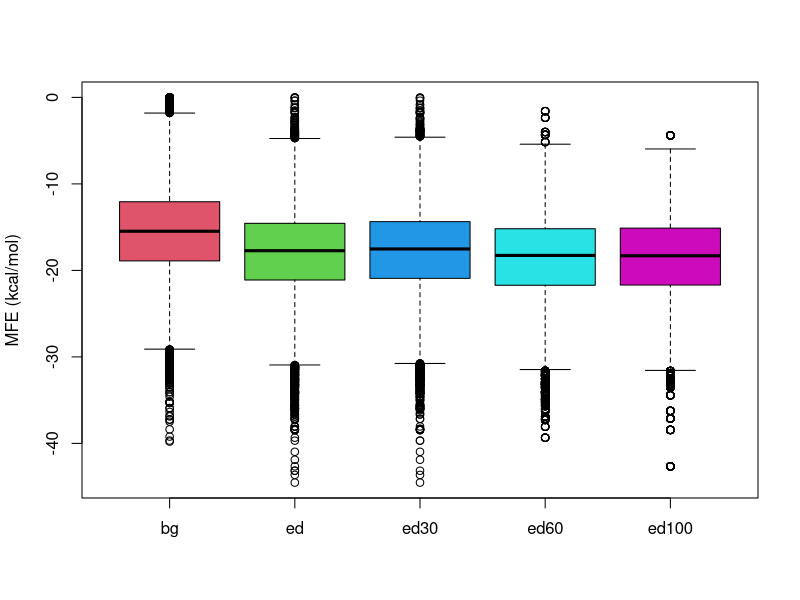

R code for this plot:
setwd("output")
bg<-read.table("bg.dat")
bg<-as.numeric(bg$V1)
ed<-read.table("ed.dat")
ed<-as.numeric(ed$V1)
ed30<-read.table("ed30.dat")
ed30<-as.numeric(ed30$V1)
ed60<-read.table("ed60.dat")
ed60<-as.numeric(ed60$V1)
ed100<-read.table("ed100.dat")
ed100<-as.numeric(ed100$V1)
x<-cbind(bg,ed,ed30,ed60,ed100)
boxplot(x, col=2:6, ylab="MFE (kcal/mol)")
t.test(bg, ed, alternative = "t")$p.value
t.test(bg, ed30, alternative = "t")$p.value
t.test(bg, ed60, alternative = "t")$p.value
t.test(bg, ed100, alternative = "t")$p.value

t.test(ed, ed30, alternative = "t")$p.value
t.test(ed, ed60, alternative = "t")$p.value
t.test(ed, ed100, alternative = "t")$p.value

t.test(ed60, ed100, alternative = "t")$p.value

